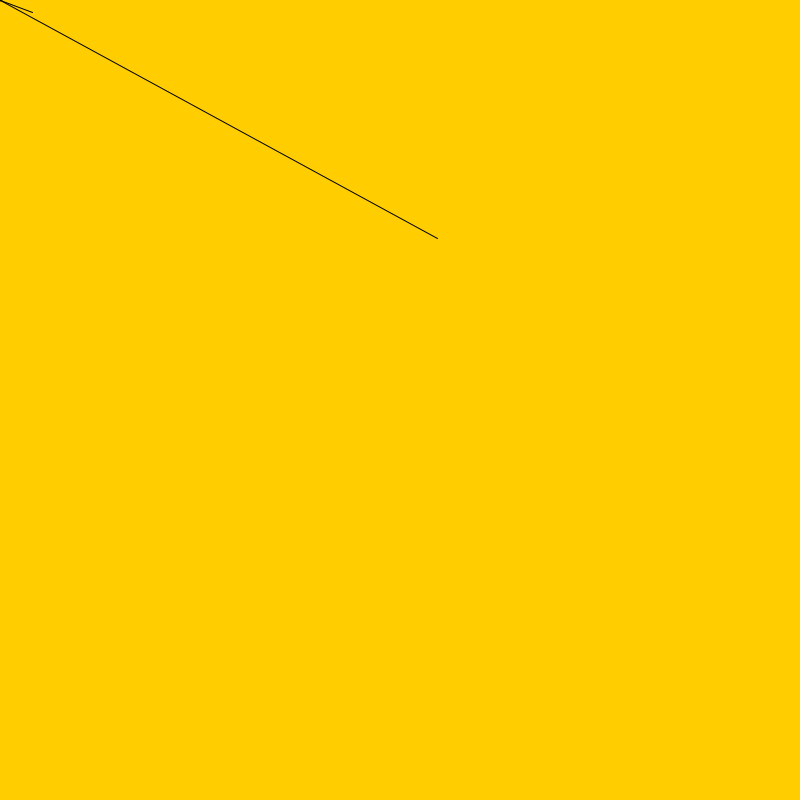
Frame 1 (no input)
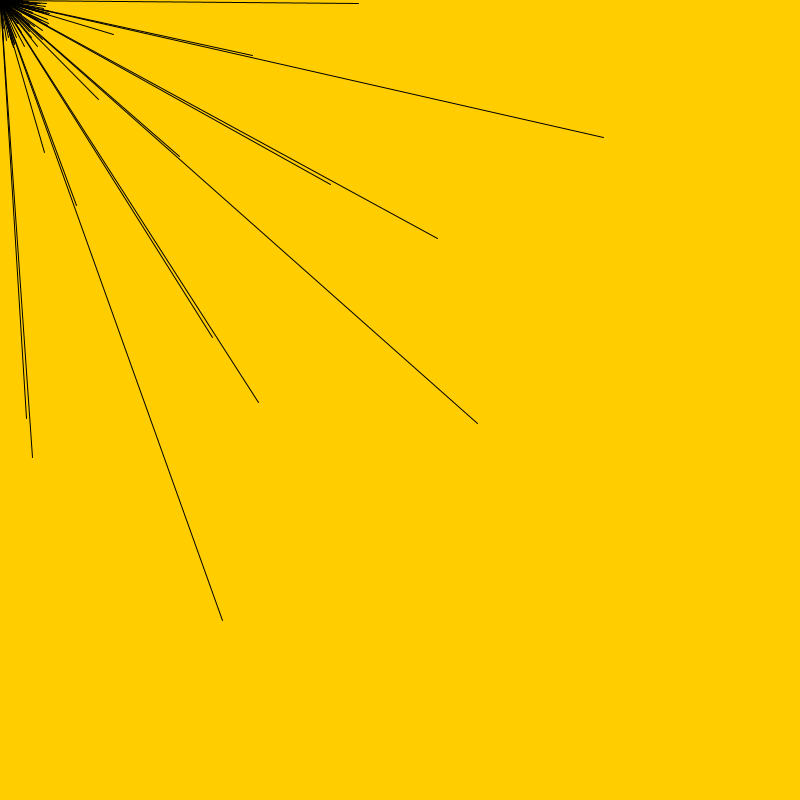
Frame 60 (the mouse pressed at the canvas centre just before this capture)
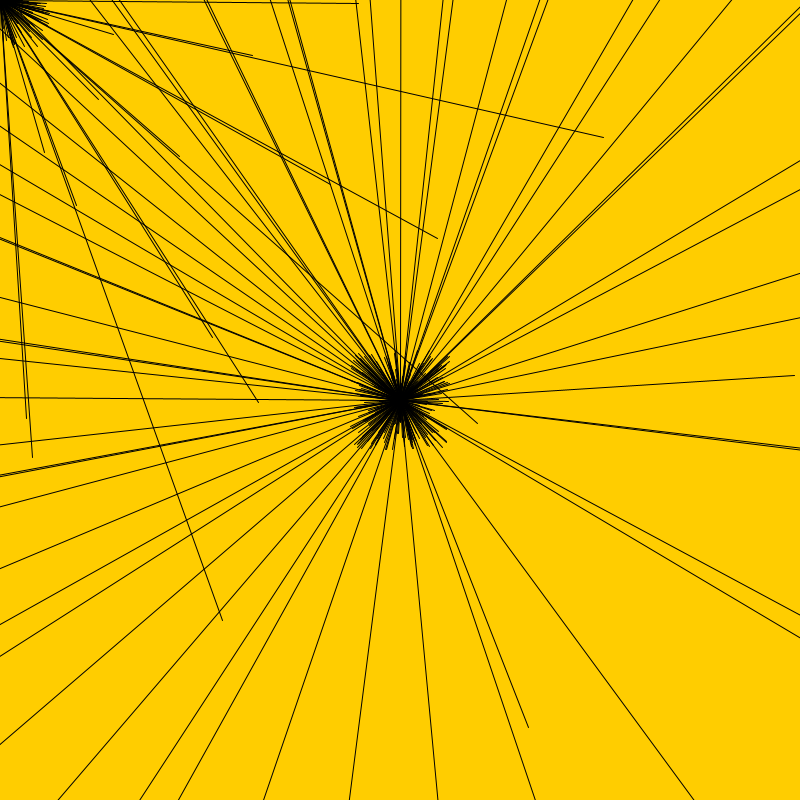
Frame 120 (the mouse held since frame 60 and released just before this capture)

The Processing sketch that drew these frames (run headless with seeded random() and noise(); from frame 60 on, the mouse is pressed at the canvas centre):

// Processing sketch: processing_55377
// ── processing_55377.pde

float angle= 0.0;
float speed= 0.5;
float radA =100.0;
float radB =50.0;
float colorA =(0);
float colorB =(250);
float colorC =(255);

void setup(){
size (800,800);
smooth();
//frameRate(1);
background(255,205,0);
}

void mouseClicked(){
 for(int j=0; j<750; j+=30){
   noFill();
   stroke(colorA,colorB,colorC);
   strokeWeight(.5);
   ellipse(525,450,j+2,j+2);
  
  }
}

void draw(){
   

  println(frameCount);
  //background(255,0,0);
  //if(mousePressed=
  //translate(1,1);
  angle += speed;
  float sinval = sin(angle);
  float cosval = cos(angle);
  float x = 10*(cosval*radB);
  float y = 10*(sinval*radB);
    if(x>100){
    x--;}
    if(y>100){
    y--;}  rotateY(PI/3.0);
    
  line(mouseX,mouseY,mouseX+(random(50)),mouseY+(random(50)));
  line(mouseX,mouseY,mouseX-(random(50)),mouseY-(random(50)));
  line(mouseX,mouseY,mouseX+(random(50)),mouseY-(random(50)));
  line(mouseX,mouseY,mouseX-(random(50)),mouseY+(random(50)));
    
  //line(mouseX,mouseY,mouseX+(random(50)),mouseY+(random(50)));
  //line(mouseX,mouseY,mouseX-(random(50)),mouseY-(random(50)));
  //line(mouseX,mouseY,mouseX+(random(50)),mouseY-(random(50)));
  //line(mouseX,mouseY,mouseX-(random(50)),mouseY+(random(50)));
  line(mouseX,mouseY,x,y);
  radB=(radB-2);
  
  if (frameCount>=700&&frameCount<=999){
   colorA=(colorA+254);
   colorB=(colorB-250);
  }
  if (frameCount>700){
   colorA=(colorA+1);
   colorB=(colorB+205);
  }

  }
  
  void keyPressed(){
  if(key == 'a'){
  background(255,205,0);
  }else if(key =='s'){
  background(255,249,198);
}

  } 
